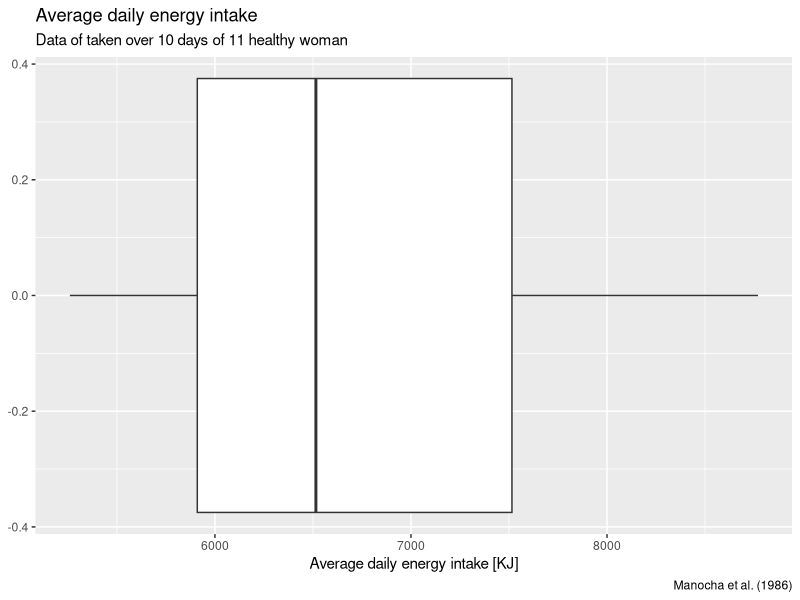
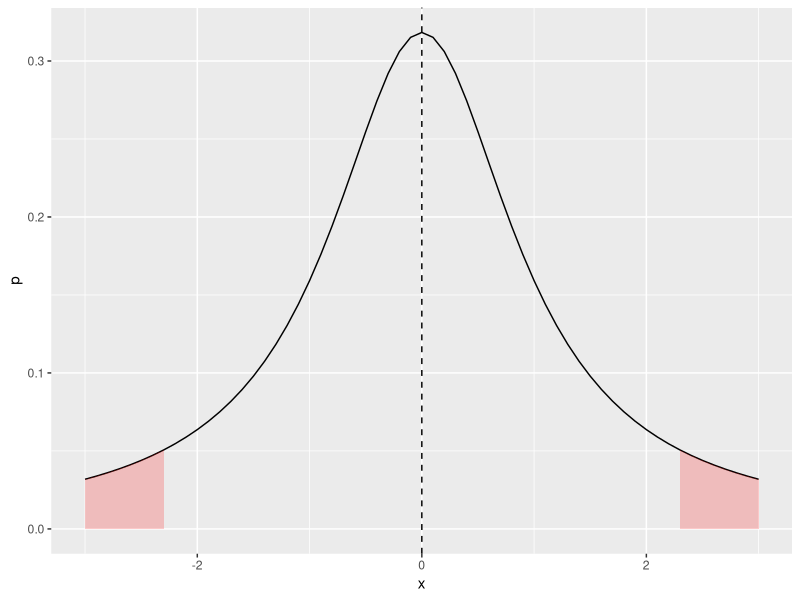
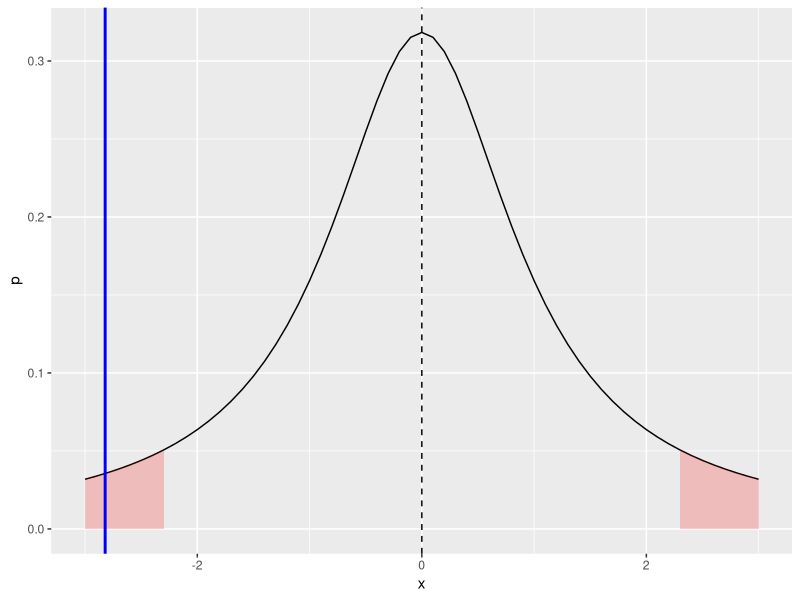

Generate these figures, in order, with R:
## ---- chunk 1

# Clear all
rm(list = ls())

# Biblioteca utilizada
library(ggplot2)

## ---- chunk 2
dailyIntake = data.frame(Subject = 1:11, Avg_Energy_intake = c(5260,5470,5640,6180,6390,6515,6805,7515,7515,8230,8770))

head(dailyIntake, 11)
## ---- chunk 3
media <- mean(dailyIntake$Avg_Energy_intake)
sd <- sd(dailyIntake$Avg_Energy_intake)
cat(sprintf("média: %.2f \n S.d.: %.2f", media, sd))
## ---- chunk 4
ggplot(dailyIntake) + 
  geom_boxplot(aes(x=Avg_Energy_intake)) +
  labs(title = "Average daily energy intake",
       subtitle = "Data of taken over 10 days of 11 healthy woman",
       x = "Average daily energy intake [KJ]",
       caption = "Manocha et al. (1986)")
## ---- chunk 5
mu = 7725
## ---- chunk 6
# Definimos o tamanho da amostra
n <- nrow(dailyIntake)

# Definimos os graus de liberdade
df <- n -1

# definimos a estatistica t
t <- (media - mu)/(sd/n^0.5)

# De posse da estatistica podemos calcular o p-valor
pvalor <- pt(t, df)*2
## ---- chunk 7
# Definiremos o valor critico dado um nível de confiança de 0.95
critical <- qt(0.975, df = df)

# Passo 5: Avaliar os resultados
x.range <- seq(from=-3, to=3, by=0.1)

table.t_dist <- data.frame(x = x.range, p=0)
table.t_dist$p <- dt(table.t_dist$x, df=1)

ggplot(table.t_dist) +
  geom_line(aes(x=x, y=p)) +
  geom_area(aes(x=x, y=p),
            data=table.t_dist[table.t_dist$x >= critical,],
            fill="red", alpha=0.2) +
  geom_area(aes(x=x, y=p),
            data=table.t_dist[table.t_dist$x <= -critical,],
            fill="red", alpha=0.2) +
  geom_vline(xintercept = 0, linetype="dashed")



## ---- chunk 8
# Os calculos já estão feitos então vamos apenas imprimir a estatistica calculada
cat(sprintf(" Estatistica t: %6.2f\nCritival value: %6.2f", t, critical))
## ---- chunk 9
# Construimos um grid de valores para desenhar (plotar) a curva normal
x.range <- seq(from=-3, to=3, by=0.1)

# Construimos uma tabela com os dados da curva normal
table.t_dist <- data.frame(x = x.range, p=0)
table.t_dist$p <- dt(table.t_dist$x, df=1)

# Plotamos uma curva normal com a região critica e o valor da estatistica em azul
ggplot(table.t_dist) +
  geom_line(aes(x=x, y=p)) +
  geom_area(aes(x=x, y=p),
            data=table.t_dist[table.t_dist$x >= critical,],
            fill="red", alpha=0.2) +
  geom_area(aes(x=x, y=p),
            data=table.t_dist[table.t_dist$x <= -critical,],
            fill="red", alpha=0.2) +
  geom_vline(xintercept = 0, linetype="dashed") +
  geom_vline(xintercept = t, color="blue", size = 1)
